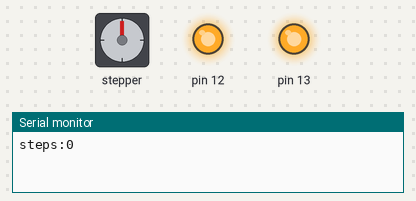
Simulated run of this sketch. Board: Arduino Uno, built with avr-gcc and run on an emulated ATmega328P. Shown: stepper motor, output pins drawn as LEDs (lit = HIGH), the last lines printed to the serial monitor. Stepper angles assume 200 steps per turn.

Above: at 0.1 s.
At 9.91 s:
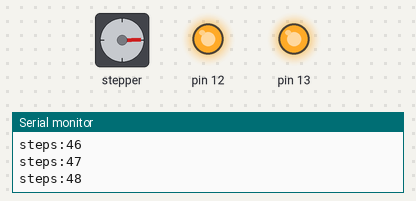
At 19.93 s:
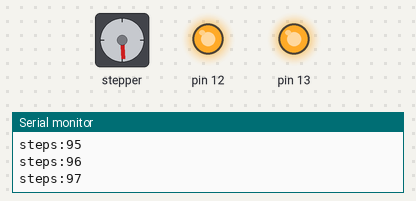
At 39.75 s:
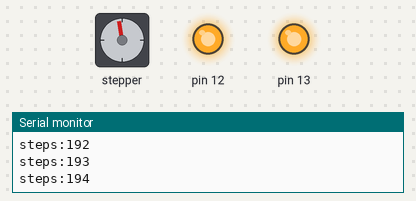
Timing chart, 0 to 40.0 s (numbered marks = the images above):
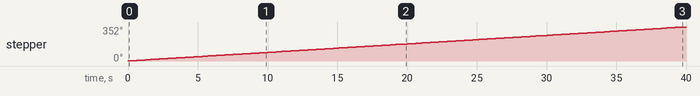

Measured:
- by itself, stepper: keeps turning clockwise at about 9°/s

The sketch:

stepper_oneStepAtATime.ino
```cpp
/*
 Stepper Motor Control - one step at a time

 This program drives a unipolar or bipolar stepper motor.
 The motor is attached to digital pins 8 - 11 of the Arduino.

 The motor will step one step at a time, very slowly.  You can use this to
 test that you've got the four wires of your stepper wired to the correct
 pins. If wired correctly, all steps should be in the same direction.

 Use this also to count the number of steps per revolution of your motor,
 if you don't know it.  Then plug that number into the oneRevolution
 example to see if you got it right.

 Created 30 Nov. 2009
 by Tom Igoe

 */

#include <Stepper.h>

const int stepsPerRevolution = 200;  // change this to fit the number of steps per revolution
// for your motor

// initialize the stepper library on pins 8 through 11:
Stepper myStepper(stepsPerRevolution, 8, 9, 10, 11);


int stepCount = 0;         // number of steps the motor has taken

void setup() {
  // initialize the serial port:
  Serial.begin(9600);
  pinMode(12,OUTPUT);
  pinMode(13,OUTPUT);
  digitalWrite(12,HIGH);
  digitalWrite(13,HIGH);
}

void loop() {
  // step one step:
  digitalWrite(12,HIGH);
  digitalWrite(13,HIGH);
  myStepper.step(1);
  Serial.print("steps:" );
  Serial.println(stepCount);
  stepCount++;
  delay(4);
//  digitalWrite(12,LOW);
//  digitalWrite(13,LOW);
  delay(200);
}
```
